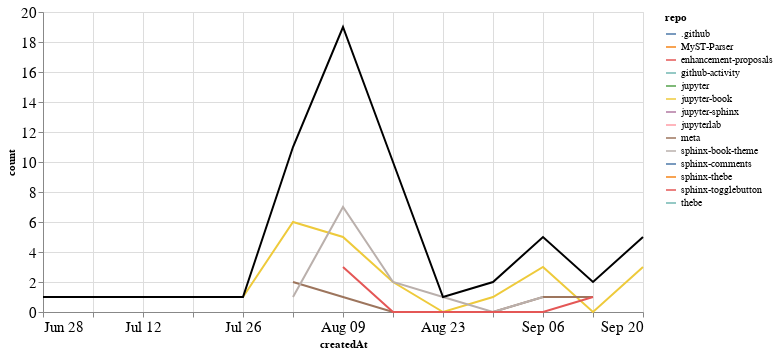

The notebook cell saved with this chart:
### Markdown cell above
## PRs

### Code cell
prs_time = prs.groupby('repo').resample('W', on='createdAt').count()['author'].reset_index()
prs_time = prs_time.rename(columns={'author': 'count'})
prs_time_total = prs_time.groupby('createdAt').agg({"count": "sum"}).reset_index()

ch1 = alt.Chart(prs_time, width=600).mark_line().encode(
    x='createdAt',
    y='count',
    color='repo',
    tooltip="repo"
)

ch2 = alt.Chart(prs_time_total, width=600).mark_line(color="black").encode(
    x='createdAt',
    y='count',
)

ch1 + ch2

### Figure 1 — Vega-Lite specification as saved in the notebook (floating-point values rounded to 4 significant figures)
{"config": {"axisLeft": {"labelFontSize": 15}, "axisBottom": {"labelFontSize": 15}}, "layer": [{"data": {"name": "data-849114f3b39962f21baa3ed0a2765d8c"}, "mark": "line", "encoding": {"color": {"type": "nominal", "field": "repo"}, "tooltip": {"type": "nominal", "field": "repo"}, "x": {"type": "temporal", "field": "createdAt"}, "y": {"type": "quantitative", "field": "count"}}, "width": 600}, {"data": {"name": "data-ca95e855e1fdd93d6259c733b9578fed"}, "mark": {"type": "line", "color": "black"}, "encoding": {"x": {"type": "temporal", "field": "createdAt"}, "y": {"type": "quantitative", "field": "count"}}, "width": 600}], "$schema": "https://vega.github.io/schema/vega-lite/v4.8.1.json", "datasets": {"data-849114f3b39962f21baa3ed0a2765d8c": [{"repo": ".github", "createdAt": "2020-08-02T00:00:00", "count": 2}, {"repo": "MyST-Parser", "createdAt": "2020-09-20T00:00:00", "count": 1}, {"repo": "enhancement-proposals", "createdAt": "2020-08-30T00:00:00", "count": 1}, {"repo": "github-activity", "createdAt": "2020-08-09T00:00:00", "count": 2}, {"repo": "jupyter", "createdAt": "2020-09-20T00:00:00", "count": 1}, {"repo": "jupyter-book", "createdAt": "2020-07-26T00:00:00", "count": 1}, {"repo": "jupyter-book", "createdAt": "2020-08-02T00:00:00", "count": 6}, {"repo": "jupyter-book", "createdAt": "2020-08-09T00:00:00", "count": 5}, {"repo": "jupyter-book", "createdAt": "2020-08-16T00:00:00", "count": 2}, {"repo": "jupyter-book", "createdAt": "2020-08-23T00:00:00", "count": 0}, {"repo": "jupyter-book", "createdAt": "2020-08-30T00:00:00", "count": 1}, {"repo": "jupyter-book", "createdAt": "2020-09-06T00:00:00", "count": 3}, {"repo": "jupyter-book", "createdAt": "2020-09-13T00:00:00", "count": 0}, {"repo": "jupyter-book", "createdAt": "2020-09-20T00:00:00", "count": 3}, {"repo": "jupyter-sphinx", "createdAt": "2020-06-28T00:00:00", "count": 1}, {"repo": "jupyterlab", "createdAt": "2020-08-09T00:00:00", "count": 1}, {"repo": "meta", "createdAt": "2020-08-02T00:00:00", "count": 2}, {"repo": "meta", "createdAt": "2020-08-09T00:00:00", "count": 1}, {"repo": "meta", "createdAt": "2020-08-16T00:00:00", "count": 0}, {"repo": "meta", "createdAt": "2020-08-23T00:00:00", "count": 0}, {"repo": "meta", "createdAt": "2020-08-30T00:00:00", "count": 0}, {"repo": "meta", "createdAt": "2020-09-06T00:00:00", "count": 1}, {"repo": "meta", "createdAt": "2020-09-13T00:00:00", "count": 1}, {"repo": "sphinx-book-theme", "createdAt": "2020-08-02T00:00:00", "count": 1}, {"repo": "sphinx-book-theme", "createdAt": "2020-08-09T00:00:00", "count": 7}, {"repo": "sphinx-book-theme", "createdAt": "2020-08-16T00:00:00", "count": 2}, {"repo": "sphinx-book-theme", "createdAt": "2020-08-23T00:00:00", "count": 1}, {"repo": "sphinx-book-theme", "createdAt": "2020-08-30T00:00:00", "count": 0}, {"repo": "sphinx-book-theme", "createdAt": "2020-09-06T00:00:00", "count": 1}, {"repo": "sphinx-comments", "createdAt": "2020-08-16T00:00:00", "count": 4}, {"repo": "sphinx-thebe", "createdAt": "2020-08-16T00:00:00", "count": 1}, {"repo": "sphinx-togglebutton", "createdAt": "2020-08-09T00:00:00", "count": 3}, {"repo": "sphinx-togglebutton", "createdAt": "2020-08-16T00:00:00", "count": 0}, {"repo": "sphinx-togglebutton", "createdAt": "2020-08-23T00:00:00", "count": 0}, {"repo": "sphinx-togglebutton", "createdAt": "2020-08-30T00:00:00", "count": 0}, {"repo": "sphinx-togglebutton", "createdAt": "2020-09-06T00:00:00", "count": 0}, {"repo": "sphinx-togglebutton", "createdAt": "2020-09-13T00:00:00", "count": 1}, {"repo": "thebe", "createdAt": "2020-08-16T00:00:00", "count": 1}], "data-ca95e855e1fdd93d6259c733b9578fed": [{"createdAt": "2020-06-28T00:00:00", "count": 1}, {"createdAt": "2020-07-26T00:00:00", "count": 1}, {"createdAt": "2020-08-02T00:00:00", "count": 11}, {"createdAt": "2020-08-09T00:00:00", "count": 19}, {"createdAt": "2020-08-16T00:00:00", "count": 10}, {"createdAt": "2020-08-23T00:00:00", "count": 1}, {"createdAt": "2020-08-30T00:00:00", "count": 2}, {"createdAt": "2020-09-06T00:00:00", "count": 5}, {"createdAt": "2020-09-13T00:00:00", "count": 2}, {"createdAt": "2020-09-20T00:00:00", "count": 5}]}}
